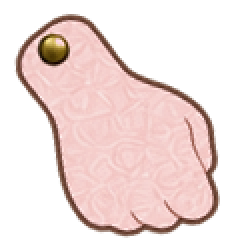
#> input picture mobile/prototype/cutout/body_f/parts/fist_right.png, 117 x 125 px, given in place of head.png, which was not available (shown 2 times larger)
$ python measure_rivets.py
#> lines starting #> are read from the running program, lines starting #| are printed output that depends on the picture
#> (reads mobile/prototype/cutout/body_f/rig.json from the repository)
"""Measure painted fasteners in local image pixels. Seed windows identify the anatomical joint."""
import argparse
import json
from pathlib import Path

import numpy as np
from PIL import Image, ImageDraw
from scipy.ndimage import map_coordinates

ROOT = Path(__file__).resolve().parent
# Approximate search windows, independent of the currently configured pivot.
WINDOWS = {
    "piying": {"head": (211, 283, 15), "hair": (318, 25, 15),
               "torso:neck": (128, 40, 12), "pelvis": (156, 25, 12),
               "upper_arm": (76, 32, 14), "forearm": (51, 32, 14),
               "hand": (45, 31, 13), "far_hand": (42, 33, 14),
               "thigh": (102, 29, 14), "shin": (62, 30, 14)},
    "nvjiang": {"head": (172, 310, 12), "torso:shoulder": (36, 60, 10),
                "upper_arm": (50, 27, 10), "forearm": (45, 27, 10),
                "hand": (39, 28, 10), "far_hand": (34, 25, 9),
                "thigh": (59, 26, 10), "shin": (69, 28, 11)}
}


def measure(image, window, bare_leather):
#> called with window = (211, 283, 15), bare_leather = False
    x, y, radius = window
#> x = 211; y = 283; radius = 15
    rgba = np.asarray(image.convert("RGBA"), dtype=float)
    # Gold center bordered by a dark circular rim. Compare two concentric rings.
    gold = (rgba[:, :, 0] * .55 + rgba[:, :, 1] * .45) * rgba[:, :, 3] / 255
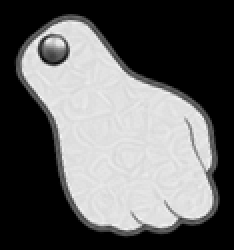
#> gold: shape (125, 117) float64 (shown 2 times larger); min 0, max 245.9, mean 99.2
    best = (-np.inf, None)
    angles = np.arange(48) * np.pi / 24
    yy, xx = np.mgrid[y-12:y+13, x-12:x+13]
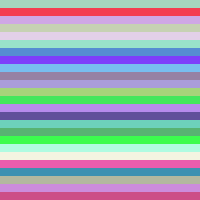
#> yy: shape (25, 25) int64 (shown 8 times larger); 25 distinct labels, from 271 to 295; one colour per label, 0 black
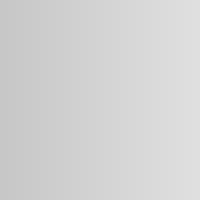
#> xx: shape (25, 25) int64 (shown 8 times larger); min 199, max 223, mean 211
    def ring(r):
        return map_coordinates(gold, [yy[..., None] + np.sin(angles) * r,
                                      xx[..., None] + np.cos(angles) * r], order=1)
    for r in range(max(4, radius - 4), radius + 6):
        contrast = ring(r - 2) - ring(r + 1)
        # Reward an edge around the whole disk. A bright specular spot has
        # strong contrast only on the illuminated side of the fastener.
        scores = np.quantile(contrast, .25, axis=-1) + .25 * contrast.mean(axis=-1)
        if bare_leather:
            outside = ring(r + 3) - ring(r)
            scores = np.quantile(outside, .25, axis=-1) + .35 * outside.mean(axis=-1)
        row, col = np.unravel_index(scores.argmax(), scores.shape)
        if scores[row, col] > best[0]:
            best = (scores[row, col], [int(xx[row, col]), int(yy[row, col]), r])
#> this loop made 10 passes
#> best on pass 1: (0, [199, 271, 11])
    return best[1]


def detect(who):
    return {key: measure(Image.open(ROOT / who / "parts" / (key.split(":")[0] + ".png")), window, who == "nvjiang" and key != "head")
            for key, window in WINDOWS[who].items()}
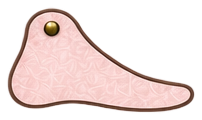
#> input picture mobile/prototype/cutout/body_f/parts/foot_left.png, 202 x 120 px, given in place of hair.png, which was not available
#> call 2 of measure, with window = (318, 25, 15), bare_leather = False
#> in measure (call 2), `x, y, radius = window`: x = 318; y = 25
#> in measure (call 2), `gold = (rgba[:, :, 0] * .55 + rgba[:, :, 1] * .45) * rgba[:, :, 3] / 255`:
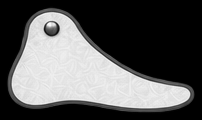
#> gold: shape (120, 202) float64; min 0, max 253, mean 89.4
#> in measure (call 2), `yy, xx = np.mgrid[y-12:y+13, x-12:x+13]`: yy: shape (25, 25) int64; 25 distinct labels, from 13 to 37
#> in measure (call 2), `yy, xx = np.mgrid[y-12:y+13, x-12:x+13]`:
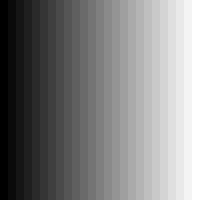
#> xx: shape (25, 25) int64 (shown 8 times larger); min 306, max 330, mean 318; drawn with min black and max white
#> the loop in measure (call 2), `for r in range(max(4, radius - 4), radius + 6):` made 10 passes
#> best on pass 1: (0, [306, 13, 11])
#> in measure (call 3), `x, y, radius = window`: x = 128; y = 40; radius = 12
#> in measure (call 3), `yy, xx = np.mgrid[y-12:y+13, x-12:x+13]`: yy: shape (25, 25) int64; 25 distinct labels, from 28 to 52
#> the loop in measure (call 3), `for r in range(max(4, radius - 4), radius + 6):` made 10 passes
#> best on pass 1: (0, [116, 28, 8])
#> pass 3, in measure (call 3), `scores = np.quantile(contrast, .25, axis=-1) + .25 * contrast.mean(axi..`:
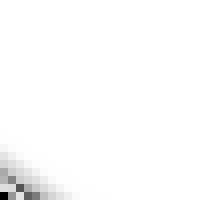
#> scores: shape (25, 25) float64 (shown 8 times larger); min -23.8, max 0, mean -0.297; drawn with min black and max white


def debug_parts(path, cfg, circles):
    # Keep the assembled Godot render at left. Isolated parts make hidden
    # fasteners and unpainted seam pivots independently inspectable.
    stand = Image.open(path).convert("RGBA")
    board = Image.new("RGB", (1130, 750), "#626568")
    visible = stand.crop((80, 65, 375, 385))
    visible = visible.resize((531, 576), Image.Resampling.LANCZOS)
    board.paste(visible, (0, 45), visible)
    draw = ImageDraw.Draw(board)
    draw.text((18, 18), "Standing rig | red: pivot   green: measured disk", fill="white")
    for i, (part, spec) in enumerate(cfg["parts"].items()):
        image = Image.open(ROOT / path.stem.removeprefix("rig-debug-") / "parts" / (part + ".png")).convert("RGBA")
        x, y = 515 + i % 4 * 153, 20 + i // 4 * 184
        scale = min(140 / image.width, 147 / image.height)
        image = image.resize((round(image.width * scale), round(image.height * scale)), Image.Resampling.LANCZOS)
        board.paste(image, (x, y), image)
        joints = [spec["pivot"]]
        for key, (cx, cy, radius) in circles.items():
            if key.split(":")[0] != part:
                continue
            r = max(3, radius * scale)
            px, py = x + cx * scale, y + cy * scale
            draw.ellipse((px-r, py-r, px+r, py+r), outline="#76ff78", width=2)
            if ":" in key:
                joints.append(spec[key.split(":")[1]])
        for cx, cy in joints:
            px, py = x + cx * scale, y + cy * scale
            draw.line((px-4, py, px+4, py), fill="red", width=1)
            draw.line((px, py-4, px, py+4), fill="red", width=1)
        draw.text((x, y+147), part + " " + str(spec["pivot"]), fill="white")
    board.crop((0, 0, 1130, 630)).save(path)


if __name__ == "__main__":
    parser = argparse.ArgumentParser()
    parser.add_argument("--apply", action="store_true")
    parser.add_argument("--debug", type=Path, help="Annotate freshly rendered Godot standing sheets in this folder")
    parser.add_argument("--report", type=Path, help="Write measured centers and radii for the Godot overlay")
    args = parser.parse_args()
    report = {}
    for who in WINDOWS:
        path = ROOT / who / "rig.json"
        cfg = json.loads(path.read_text(encoding="utf8"))
#> (the run stopped early here; a loop or call above may not have finished)
